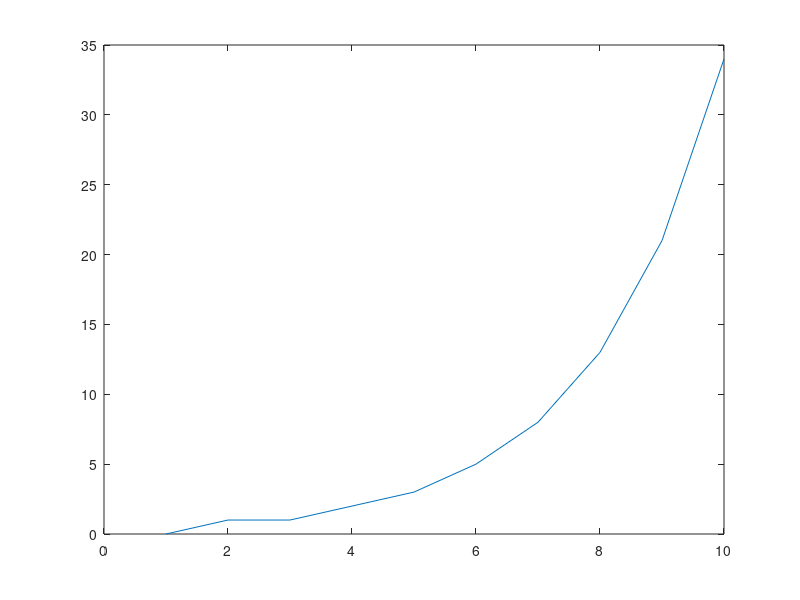

Write MATLAB code to recreate this figure.
%sec e fibonaci 10 primeiros

n = 10;

A = ones(1,n);
A(1,1) = 0;

for i = 3:n
    A(1,i) = A(1,i-1) + A(1,i-2);
end

x = 1:n;

plot(x,A);




